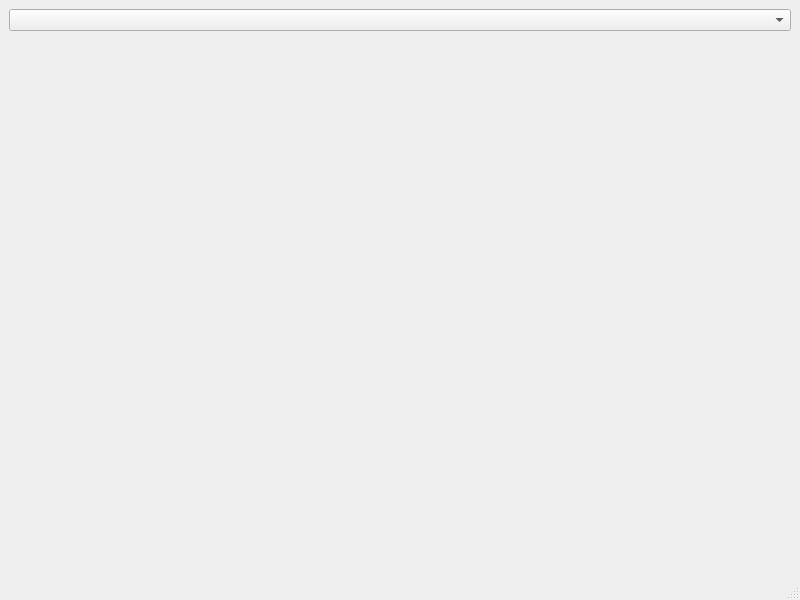
<?xml version="1.0" encoding="UTF-8"?>
<ui version="4.0">
 <class>MainWindow</class>
 <widget class="QMainWindow" name="MainWindow">
  <property name="geometry">
   <rect>
    <x>0</x>
    <y>0</y>
    <width>800</width>
    <height>600</height>
   </rect>
  </property>
  <property name="windowTitle">
   <string>MainWindow</string>
  </property>
  <widget class="QWidget" name="centralwidget">
   <layout class="QVBoxLayout" name="verticalLayout">
    <item>
     <widget class="QComboBox" name="navComboBox"/>
    </item>
    <item>
     <widget class="QStackedWidget" name="stackedWidget">
      <widget class="SignUpWindow" name="signUpWIndowPage"/>
      <widget class="LoginWindow" name="loginWindowPage"/>
      <widget class="TransactionForm" name="transactionFormPage"/>
     </widget>
    </item>
   </layout>
  </widget>
  <widget class="QMenuBar" name="menubar">
   <property name="geometry">
    <rect>
     <x>0</x>
     <y>0</y>
     <width>800</width>
     <height>17</height>
    </rect>
   </property>
  </widget>
  <widget class="QStatusBar" name="statusbar"/>
 </widget>
 <customwidgets>
  <customwidget>
   <class>TransactionForm</class>
   <extends>QWidget</extends>
   <header>TransactionForm.h</header>
   <container>1</container>
  </customwidget>
  <customwidget>
   <class>LoginWindow</class>
   <extends>QWidget</extends>
   <header>LoginWindow.h</header>
   <container>1</container>
  </customwidget>
  <customwidget>
   <class>SignUpWindow</class>
   <extends>QWidget</extends>
   <header>SignUpWindow.h</header>
   <container>1</container>
  </customwidget>
 </customwidgets>
 <resources/>
 <connections/>
</ui>
